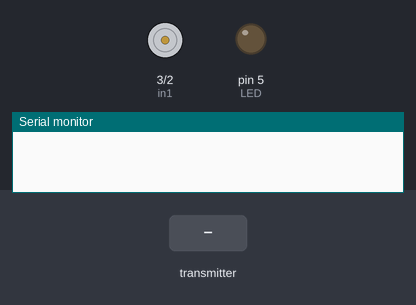
A sketch run on a simulated Arduino Uno, built with avr-gcc and run on an emulated ATmega328P. On the bench: motor-driver pin pairs drawn as motors (green arrow = first pin HIGH = forward, orange = second pin HIGH = backward, longer = more drive, scaled by the enable pin), output pins drawn as LEDs (lit = HIGH), the last lines printed to the serial monitor. The test bench sets the inputs (shaded band). No radio packets arrive unless stated.

Above: at 1.2 s.
1.3 s: the transmitter starts sending distance = 0
At 2.0 s:
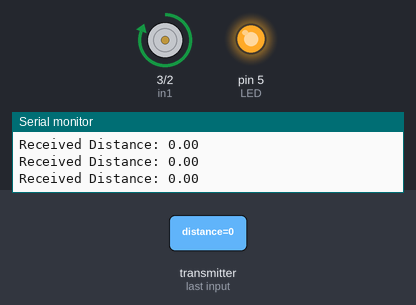
2.8 s: the transmitter starts sending distance = 25
At 3.2 s:
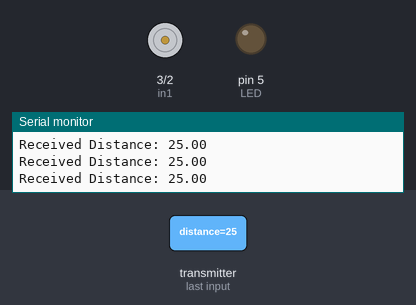
Timing chart, 0 to 5.8 s (numbered marks = the images above; inputs shaded):
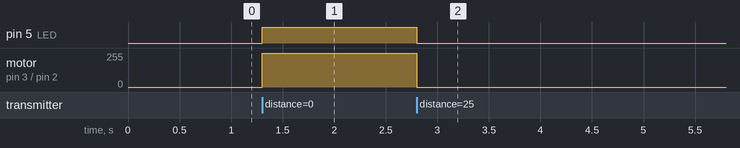

The sketch:

receiver.ino
```cpp
#include <SPI.h>
#include <nRF24L01.h>
#include <RF24.h>

// Motor A connections
int enA = 8;
int in1 = 3;
int in2 = 2;

RF24 radio(9, 10); // CE, CSN
const byte address[6] = "00001";
float distance;
#define LED 5

void setup() {
  Serial.begin(9600);

  // Set motor control pins as outputs
  pinMode(enA, OUTPUT);
  pinMode(in1, OUTPUT);
  pinMode(in2, OUTPUT);

  // Turn off motor initially
  digitalWrite(in1, LOW);
  digitalWrite(in2, LOW);
  analogWrite(enA, 0);

  radio.begin();
  radio.openReadingPipe(0, address);
  radio.setPALevel(RF24_PA_MIN);
  pinMode(LED,OUTPUT);
  radio.startListening(); // Set NRF as receiver
}

void loop() {
  if (radio.available()) {
    radio.read(&distance, sizeof(distance));
    Serial.print("Received Distance: ");
    Serial.println(distance);
    if(distance <= 10){
      digitalWrite(LED,HIGH);
       digitalWrite(in1, HIGH);  // Motor forward direction
      digitalWrite(in2, LOW);   // Motor forward direction
      analogWrite(enA, 255);    // Full speed
    }else{
      digitalWrite(LED,LOW);
      digitalWrite(in1, LOW);   // Motor OFF
      digitalWrite(in2, LOW);   // Motor OFF
      analogWrite(enA, 0);      // Stop
    }
  }
}
```

Measured:
- after the input at 1.3 s, pin 5 (LED): LOW → HIGH at once; motor on pin 3 (in1) / pin 2 (in2): stopped → forward 255/255 at once
- after the input at 2.8 s, pin 5 (LED): HIGH → LOW at once; motor on pin 3 (in1) / pin 2 (in2): forward 255/255 → stopped at once
